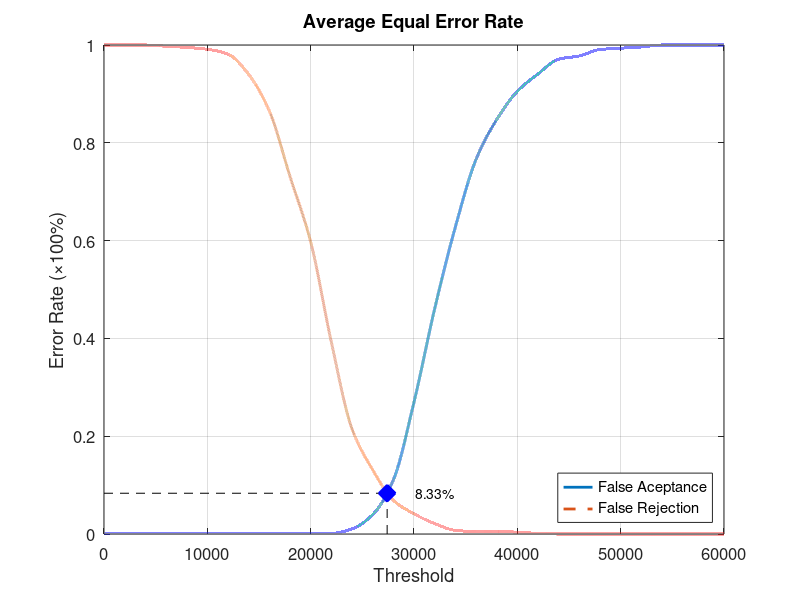
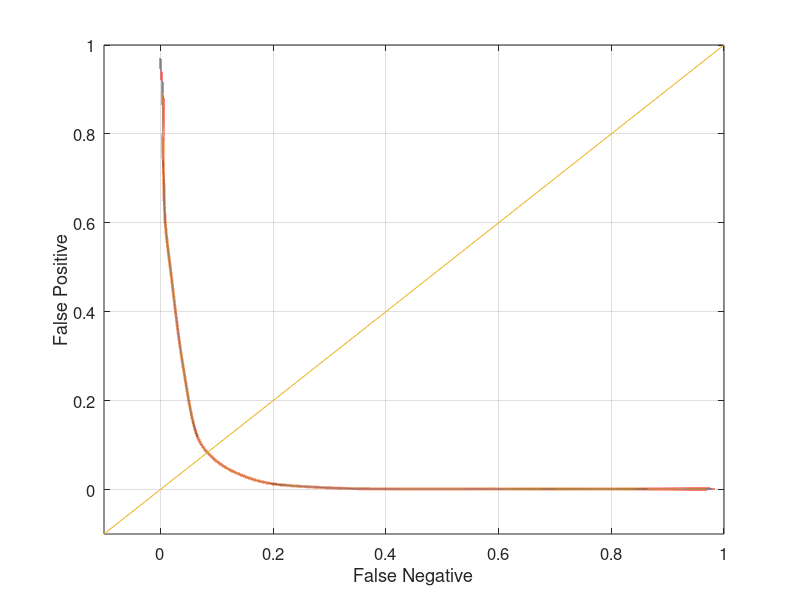

Source code (MATLAB) for these figures, in order:
function yEER = Experiment3Average
close all;
clear;
clc;
x = 0:2000:60000;
xq = 0:0.5:60000;

y0 = [0 0.00131579 0.00131579 0.00131579 0.00131579 0.00131579 0.00131579 0.00131579 0.00131579 0.00131579 0.00131579 0.00131579 0.0105263 0.0394737 0.110526 0.269737 0.460526 0.627632 0.76579 0.847368 0.905263 0.940789 0.971053 0.977632 0.990789 0.993421 0.996053 1 1 1 1];
yy0 = interp1(x, y0, xq, 'pchip');
y1 = [1 1 1 0.9975 0.995 0.99125 0.98125 0.94 0.865 0.73125 0.5975 0.3925 0.215 0.13125 0.06875 0.04125 0.02125 0.0075 0.005 0.005 0.00375 0.00125 0 0 0 0 0 0 0 0 0];
yy1 = interp1(x, y1, xq, 'pchip');

% Calculating EER: 
y2 = abs(y0 - y1);
find(y2 == min(y2))
yy2 = abs(yy0 - yy1);
xEER = find(yy2 == min(yy2));
xEERIndex = xq(xEER) % X-axis EER
yEER = yy0(xEER) % Y-axis EER

main = figure
plot(xq, yy0,'-','LineWidth', 2);	hold on
plot(xq, yy1,'--','LineWidth', 2);	hold on
plot([xEERIndex xEERIndex], [0 yEER], 'k--');	hold on
plot([0 xEERIndex], [yEER yEER], 'k--');	hold on
plot(xEERIndex, yEER, 'bx', 'LineWidth', 10);	hold on
text(xEERIndex + 10 * xEERIndex / 100, yEER, [num2str(round((10000 * yEER)) / 100) '%'])
legend('False Aceptance', 'False Rejection', 'Location', 'SouthEast')
xlabel('Threshold')
ylabel('Error Rate (\times100%)')
title('Average Equal Error Rate')
set(gca, 'FontSize', 12)
axis([0 60000 0 1])
grid on

print(main, 'Experiment3AverageMain', '-dpng');
FNRxFPR = figure('Color', [1 1 1]);
plot(yy1, yy0, '-', yy1, yy0, 'LineWidth', 2);
hold on
y = -0.1:0.1:1
plot(y, y); 
set(gca, 'FontSize', 12)
xlabel('False Negative')
ylabel('False Positive')
axis([-0.1 1 -0.1 1])
set(gca, 'FontSize', 12)
grid on

print(FNRxFPR, 'Experiment3AverageFNRxFPR','-dpng');
end
